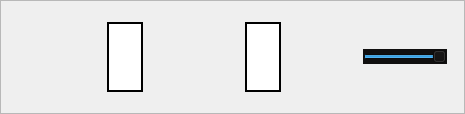
                     <widget class="QFrame" name="frame_77">
                      <property name="styleSheet">
                       <string notr="true"/>
                      </property>
                      <property name="frameShape">
                       <enum>QFrame::StyledPanel</enum>
                      </property>
                      <property name="frameShadow">
                       <enum>QFrame::Raised</enum>
                      </property>
                      <layout class="QHBoxLayout" name="horizontalLayout_24">
                       <item>
                        <widget class="QLabel" name="label_16">
                         <property name="text">
                          <string/>
                         </property>
                        </widget>
                       </item>
                       <item>
                        <widget class="QFrame" name="frame_78">
                         <property name="sizePolicy">
                          <sizepolicy hsizetype="Ignored" vsizetype="Ignored">
                           <horstretch>0</horstretch>
                           <verstretch>0</verstretch>
                          </sizepolicy>
                         </property>
                         <property name="maximumSize">
                          <size>
                           <width>16777215</width>
                           <height>16777215</height>
                          </size>
                         </property>
                         <property name="styleSheet">
                          <string notr="true"/>
                         </property>
                         <property name="frameShape">
                          <enum>QFrame::StyledPanel</enum>
                         </property>
                         <property name="frameShadow">
                          <enum>QFrame::Raised</enum>
                         </property>
                        </widget>
                       </item>
                       <item>
                        <widget class="QPushButton" name="botaoaleatorio">
                         <property name="minimumSize">
                          <size>
                           <width>70</width>
                           <height>70</height>
                          </size>
                         </property>
                         <property name="maximumSize">
                          <size>
                           <width>70</width>
                           <height>70</height>
                          </size>
                         </property>
                         <property name="cursor">
                          <cursorShape>PointingHandCursor</cursorShape>
                         </property>
                         <property name="styleSheet">
                          <string notr="true">QPushButton{
	border: 0px;
}

</string>
                         </property>
                         <property name="text">
                          <string/>
                         </property>
                         <property name="icon">
                          <iconset>
                           <normaloff>../../SpaceMusic/intercaces/imagens/embaralhar(1).png</normaloff>../../SpaceMusic/intercaces/imagens/embaralhar(1).png</iconset>
                         </property>
                         <property name="iconSize">
                          <size>
                           <width>40</width>
                           <height>40</height>
                          </size>
                         </property>
                        </widget>
                       </item>
                       <item>
                        <widget class="QPushButton" name="botaovoltar">
                         <property name="maximumSize">
                          <size>
                           <width>70</width>
                           <height>70</height>
                          </size>
                         </property>
                         <property name="cursor">
                          <cursorShape>PointingHandCursor</cursorShape>
                         </property>
                         <property name="styleSheet">
                          <string notr="true">QPushButton{
	border: 2px solid;
	border-radius: 35px ;
	background-color: rgb(255, 255, 255);
}

QPushButton:hover{
	background-color: rgb(38, 162, 105);
}
</string>
                         </property>
                         <property name="text">
                          <string/>
                         </property>
                         <property name="icon">
                          <iconset>
                           <normaloff>../../SpaceMusic/intercaces/imagens/costas.png</normaloff>../../SpaceMusic/intercaces/imagens/costas.png</iconset>
                         </property>
                         <property name="iconSize">
                          <size>
                           <width>70</width>
                           <height>70</height>
                          </size>
                         </property>
                         <property name="shortcut">
                          <string>Return</string>
                         </property>
                        </widget>
                       </item>
                       <item>
                        <widget class="QPushButton" name="botaoplay_2">
                         <property name="sizePolicy">
                          <sizepolicy hsizetype="Minimum" vsizetype="Minimum">
                           <horstretch>0</horstretch>
                           <verstretch>0</verstretch>
                          </sizepolicy>
                         </property>
                         <property name="minimumSize">
                          <size>
                           <width>90</width>
                           <height>90</height>
                          </size>
                         </property>
                         <property name="maximumSize">
                          <size>
                           <width>90</width>
                           <height>90</height>
                          </size>
                         </property>
                         <property name="cursor">
                          <cursorShape>PointingHandCursor</cursorShape>
                         </property>
                         <property name="styleSheet">
                          <string notr="true">QPushButton{
	border-radius: 40px;
}

</string>
                         </property>
                         <property name="text">
                          <string/>
                         </property>
                         <property name="icon">
                          <iconset>
                           <normaloff>../../SpaceMusic/intercaces/imagens/jogar.png</normaloff>../../SpaceMusic/intercaces/imagens/jogar.png</iconset>
                         </property>
                         <property name="iconSize">
                          <size>
                           <width>90</width>
                           <height>90</height>
                          </size>
                         </property>
                         <property name="shortcut">
                          <string>Return</string>
                         </property>
                        </widget>
                       </item>
                       <item>
                        <widget class="QPushButton" name="botaopassar">
                         <property name="maximumSize">
                          <size>
                           <width>70</width>
                           <height>70</height>
                          </size>
                         </property>
                         <property name="cursor">
                          <cursorShape>PointingHandCursor</cursorShape>
                         </property>
                         <property name="styleSheet">
                          <string notr="true">QPushButton{
	border: 2px solid;
	border-radius: 35px ;
	background-color: rgb(255, 255, 255);
}

QPushButton:hover{
	background-color: rgb(38, 162, 105);
}
</string>
                         </property>
                         <property name="text">
                          <string/>
                         </property>
                         <property name="icon">
                          <iconset>
                           <normaloff>../../SpaceMusic/intercaces/imagens/proximo.png</normaloff>../../SpaceMusic/intercaces/imagens/proximo.png</iconset>
                         </property>
                         <property name="iconSize">
                          <size>
                           <width>70</width>
                           <height>70</height>
                          </size>
                         </property>
                         <property name="shortcut">
                          <string>Return</string>
                         </property>
                        </widget>
                       </item>
                       <item>
                        <widget class="QPushButton" name="botaovolume_2">
                         <property name="minimumSize">
                          <size>
                           <width>70</width>
                           <height>70</height>
                          </size>
                         </property>
                         <property name="maximumSize">
                          <size>
                           <width>70</width>
                           <height>70</height>
                          </size>
                         </property>
                         <property name="cursor">
                          <cursorShape>PointingHandCursor</cursorShape>
                         </property>
                         <property name="styleSheet">
                          <string notr="true">border: 0px;</string>
                         </property>
                         <property name="text">
                          <string/>
                         </property>
                         <property name="icon">
                          <iconset>
                           <normaloff>../../SpaceMusic/intercaces/imagens/volume-control.png</normaloff>../../SpaceMusic/intercaces/imagens/volume-control.png</iconset>
                         </property>
                         <property name="iconSize">
                          <size>
                           <width>50</width>
                           <height>50</height>
                          </size>
                         </property>
                         <property name="shortcut">
                          <string>Return</string>
                         </property>
                        </widget>
                       </item>
                       <item>
                        <widget class="QSlider" name="volume_2">
                         <property name="maximumSize">
                          <size>
                           <width>100</width>
                           <height>16777215</height>
                          </size>
                         </property>
                         <property name="palette">
                          <palette>
                           <active>
                            <colorrole role="WindowText">
                             <brush brushstyle="SolidPattern">
                              <color alpha="255">
                               <red>255</red>
                               <green>255</green>
                               <blue>255</blue>
                              </color>
                             </brush>
                            </colorrole>
                            <colorrole role="Button">
                             <brush brushstyle="SolidPattern">
                              <color alpha="255">
                               <red>16</red>
                               <green>15</green>
                               <blue>15</blue>
                              </color>
                             </brush>
                            </colorrole>
                            <colorrole role="Text">
                             <brush brushstyle="SolidPattern">
                              <color alpha="255">
                               <red>255</red>
                               <green>255</green>
                               <blue>255</blue>
                              </color>
                             </brush>
                            </colorrole>
                            <colorrole role="ButtonText">
                             <brush brushstyle="SolidPattern">
                              <color alpha="255">
                               <red>255</red>
                               <green>255</green>
                               <blue>255</blue>
                              </color>
                             </brush>
                            </colorrole>
                            <colorrole role="Base">
                             <brush brushstyle="SolidPattern">
                              <color alpha="255">
                               <red>16</red>
                               <green>15</green>
                               <blue>15</blue>
                              </color>
                             </brush>
                            </colorrole>
                            <colorrole role="Window">
                             <brush brushstyle="SolidPattern">
                              <color alpha="255">
                               <red>16</red>
                               <green>15</green>
                               <blue>15</blue>
                              </color>
                             </brush>
                            </colorrole>
                            <colorrole role="PlaceholderText">
                             <brush brushstyle="SolidPattern">
                              <color alpha="255">
                               <red>255</red>
                               <green>255</green>
                               <blue>255</blue>
                              </color>
                             </brush>
                            </colorrole>
                           </active>
                           <inactive>
                            <colorrole role="WindowText">
                             <brush brushstyle="SolidPattern">
                              <color alpha="255">
                               <red>255</red>
                               <green>255</green>
                               <blue>255</blue>
                              </color>
                             </brush>
                            </colorrole>
                            <colorrole role="Button">
                             <brush brushstyle="SolidPattern">
                              <color alpha="255">
                               <red>16</red>
                               <green>15</green>
                               <blue>15</blue>
                              </color>
                             </brush>
                            </colorrole>
                            <colorrole role="Text">
                             <brush brushstyle="SolidPattern">
                              <color alpha="255">
                               <red>255</red>
                               <green>255</green>
                               <blue>255</blue>
                              </color>
                             </brush>
                            </colorrole>
                            <colorrole role="ButtonText">
                             <brush brushstyle="SolidPattern">
                              <color alpha="255">
                               <red>255</red>
                               <green>255</green>
                               <blue>255</blue>
                              </color>
                             </brush>
                            </colorrole>
                            <colorrole role="Base">
                             <brush brushstyle="SolidPattern">
                              <color alpha="255">
                               <red>16</red>
                               <green>15</green>
                               <blue>15</blue>
                              </color>
                             </brush>
                            </colorrole>
                            <colorrole role="Window">
                             <brush brushstyle="SolidPattern">
                              <color alpha="255">
                               <red>16</red>
                               <green>15</green>
                               <blue>15</blue>
                              </color>
                             </brush>
                            </colorrole>
                            <colorrole role="PlaceholderText">
                             <brush brushstyle="SolidPattern">
                              <color alpha="255">
                               <red>255</red>
                               <green>255</green>
                               <blue>255</blue>
                              </color>
                             </brush>
                            </colorrole>
                           </inactive>
                           <disabled>
                            <colorrole role="WindowText">
                             <brush brushstyle="SolidPattern">
                              <color alpha="255">
                               <red>255</red>
                               <green>255</green>
                               <blue>255</blue>
                              </color>
                             </brush>
                            </colorrole>
                            <colorrole role="Button">
                             <brush brushstyle="SolidPattern">
                              <color alpha="255">
                               <red>16</red>
                               <green>15</green>
                               <blue>15</blue>
                              </color>
                             </brush>
                            </colorrole>
                            <colorrole role="Text">
                             <brush brushstyle="SolidPattern">
                              <color alpha="255">
                               <red>255</red>
                               <green>255</green>
                               <blue>255</blue>
                              </color>
                             </brush>
                            </colorrole>
                            <colorrole role="ButtonText">
                             <brush brushstyle="SolidPattern">
                              <color alpha="255">
                               <red>255</red>
                               <green>255</green>
                               <blue>255</blue>
                              </color>
                             </brush>
                            </colorrole>
                            <colorrole role="Base">
                             <brush brushstyle="SolidPattern">
                              <color alpha="255">
                               <red>16</red>
                               <green>15</green>
                               <blue>15</blue>
                              </color>
                             </brush>
                            </colorrole>
                            <colorrole role="Window">
                             <brush brushstyle="SolidPattern">
                              <color alpha="255">
                               <red>16</red>
                               <green>15</green>
                               <blue>15</blue>
                              </color>
                             </brush>
                            </colorrole>
                            <colorrole role="PlaceholderText">
                             <brush brushstyle="SolidPattern">
                              <color alpha="255">
                               <red>255</red>
                               <green>255</green>
                               <blue>255</blue>
                              </color>
                             </brush>
                            </colorrole>
                           </disabled>
                          </palette>
                         </property>
                         <property name="cursor">
                          <cursorShape>OpenHandCursor</cursorShape>
                         </property>
                         <property name="tabletTracking">
                          <bool>false</bool>
                         </property>
                         <property name="acceptDrops">
                          <bool>true</bool>
                         </property>
                         <property name="styleSheet">
                          <string notr="true">background-color: rgb(16, 15, 15);</string>
                         </property>
                         <property name="maximum">
                          <number>10</number>
                         </property>
                         <property name="pageStep">
                          <number>1</number>
                         </property>
                         <property name="value">
                          <number>10</number>
                         </property>
                         <property name="sliderPosition">
                          <number>10</number>
                         </property>
                         <property name="orientation">
                          <enum>Qt::Horizontal</enum>
                         </property>
                        </widget>
                       </item>
                       <item>
                        <widget class="QFrame" name="frame_79">
                         <property name="sizePolicy">
                          <sizepolicy hsizetype="Ignored" vsizetype="Ignored">
                           <horstretch>0</horstretch>
                           <verstretch>0</verstretch>
                          </sizepolicy>
                         </property>
                         <property name="maximumSize">
                          <size>
                           <width>16777215</width>
                           <height>16777215</height>
                          </size>
                         </property>
                         <property name="styleSheet">
                          <string notr="true"/>
                         </property>
                         <property name="frameShape">
                          <enum>QFrame::StyledPanel</enum>
                         </property>
                         <property name="frameShadow">
                          <enum>QFrame::Raised</enum>
                         </property>
                        </widget>
                       </item>
                      </layout>
                     </widget>
